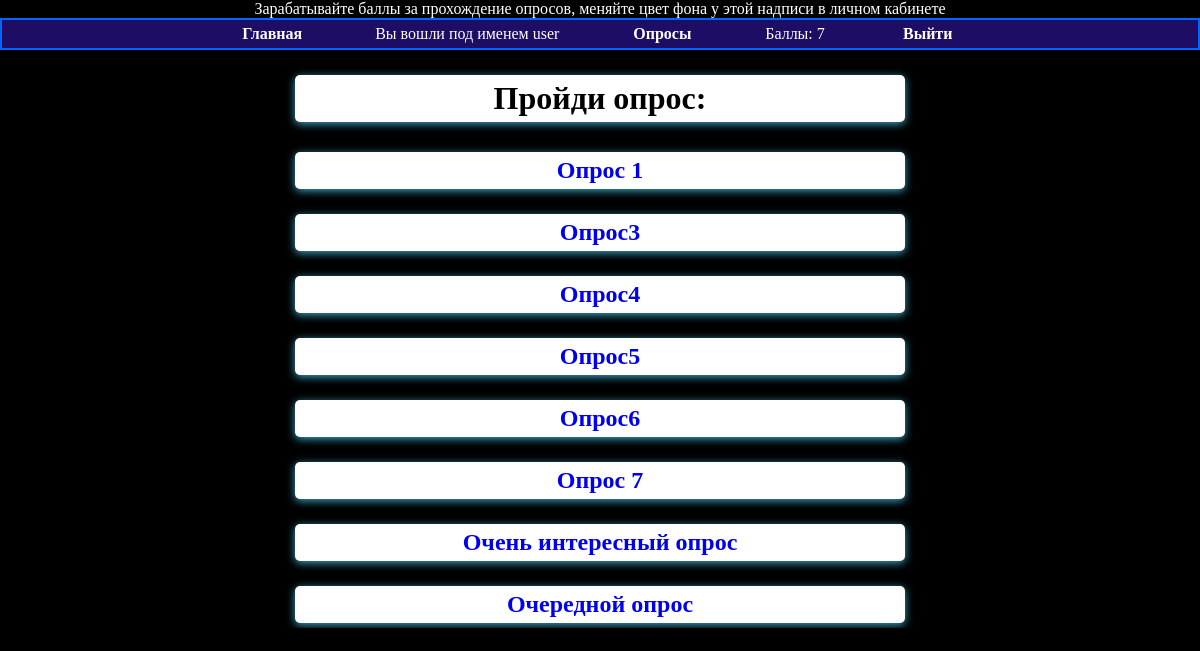
Screenshot of /questions/ (signed in) with the database file from the repository.
### base/models.py (models this page shows, shortened)
class MyUser(AbstractBaseUser):
    login = models.CharField(
        verbose_name='Логин',
        max_length=20,
        unique=True,
        null=True,
    )
    chain = models.PositiveIntegerField(default=0, verbose_name='Валюта')
    user_color = models.ForeignKey(UserColor, on_delete=models.CASCADE, null=True, verbose_name='Цвет')
    count_of_tests = models.PositiveIntegerField(default=0, verbose_name='Количество пройденных тестов')
    is_active = models.BooleanField(default=True)
    is_admin = models.BooleanField(default=False)
    objects = MyUserManager()
    USERNAME_FIELD = 'login'
    class Meta:
        verbose_name = 'Пользователя'
        verbose_name_plural = 'Список пользователей'

### interview_app/models.py (models this page shows, shortened)
class Question(models.Model):
    owner = models.ForeignKey(User, on_delete=models.CASCADE, verbose_name='Создатель опроса', default='admin')
    text = models.TextField(verbose_name='Текст опроса')
    pub_date = models.DateTimeField(default=timezone.now, verbose_name='Дата публикации')
    active = models.BooleanField(default=True, verbose_name='Активно')
    answer = models.ManyToManyField(Answer)
    class Meta:
        verbose_name = 'Тесты'
        verbose_name_plural = 'Список тестов'

### interview_app/views.py (the view)
# urls.py: path('', views.list_questions, name='list_questions'),
@login_required()  # проверка входа
def list_questions(request):
    all_questions = Question.objects.all()
    context = {
        'all_questions': all_questions,
    }
    return render(request, 'interview_app/list_questions.html', context)

### base/models.py (called while the page is built)
    def __str__(self):
        return self.color

### interview_app/templates/interview_app/list_questions.html (shortened to what this page needs)
{% extends 'base.html' %}
{% block content %}
    <h1>Пройди опрос:</h1>
    <ul class="list-group">
        {% for question in all_questions %}
            <h2>
                <a class='list' href="{% url 'detail_question' question.id %}">
                    {{ question.text }}
                </a>
            </h2>
        {% endfor %}
    </ul>
{% endblock %}

### templates/base.html (shortened to what this page needs)
{% load static %}
<!DOCTYPE html>
<html lang="en">
<head>
    <link rel="stylesheet" href=" {% static 'css/base.css' %}">
</head>
<body id="change-color">
<div id="change-color">
    <span id="change-color" class="text">Зарабатывайте баллы за прохождение опросов, меняйте цвет фона у этой надписи в личном кабинете</span><br>
    <ul id="navbar">
        {% if user.is_authenticated %}
            <li {% if section == "home" %}class="selected"{% endif %}>
                <a href="{% url "home" %}">Главная</a>
            </li>
            <li> Вы вошли под именем {{ request.user.login }}
            <li><a href="{% url 'list_questions' %}">Опросы</a></li>
            <li>Баллы: {{ user.chain }}</li>
            <li><a href="{% url 'logout' %}">Выйти</a></li>
        {% else %}
            <li><a href="{% url "login" %}">Войти</a></li>
            <li><a href="{% url 'signup' %}">Регистрация</a></li>
            <li><a href="{% url 'home' %}">Главная</a></li>
        {% endif %}
    </ul>
</div>
<div id="content">
    {% block content %}
    {% endblock %}
</div>
</body>
</html>

### static/css/base.css (style rules this page uses)
body { height: 100%; padding: 0; margin: 0; color: gray; }
html { background-size: cover; }
h1, h2 { background-color: white; color: black; width: 50%; margin: 25px auto 5px; text-align: center; padding: 5px; border-radius: 5px; box-shadow: 0 2px 8px #3ca3c1; }
li { list-style-type: none; color: white; }
a { text-decoration: none; }
.list-group { margin: 0px; padding: 0px; overflow: hidden; text-align: center; }
#navbar { margin: 0; padding: 0; list-style-type: none; }
#navbar li { display: inline; }
#navbar { margin: 0; padding: 0; list-style-type: none; border: 2px solid #0066FF; text-align: center; background-color: #1d0d64; }
#navbar a { color: #fff; padding: 5px 10px; text-decoration: none; font-weight: bold; display: inline-block; width: 130px; margin-right: 2%; margin-left: 2%; }
#change-color { text-align: center; }

### rows the page displays
MyUser: user.login "user", chain "7"
Question: text "Опрос 1"
Question: text "Опрос3"
Question: text "Опрос4"
Question: text "Опрос5"
Question: text "Опрос6"
Question: text "Опрос 7"
Question: text "Очень интересный опрос"
Question: text "Очередной опрос"
